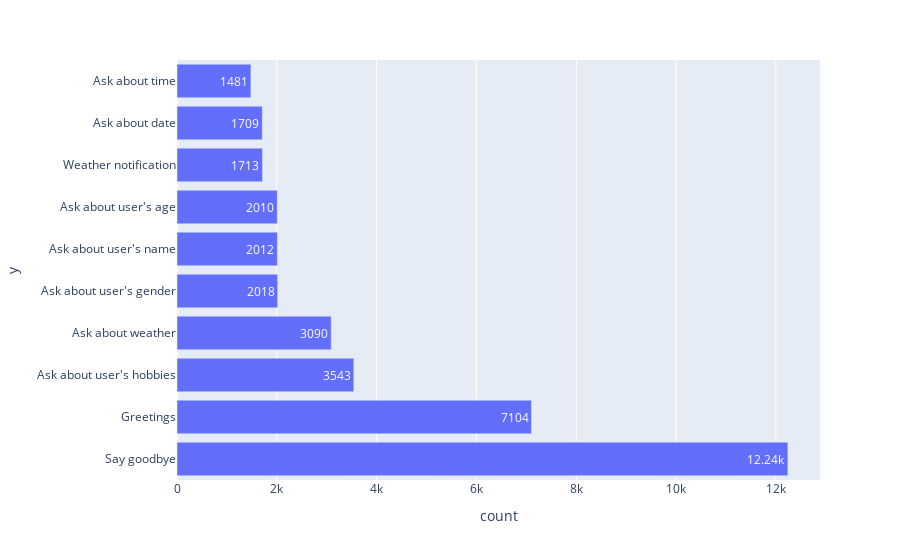

Notebook cell for this chart:
### Code cell
def draw_gender_bar_chart(column, gender='', range=5, horizontal = False):
    """
    column : 출력 원하는 column명
    gender : 성별 (default= '', Female, Male)
    range : 몇 개까지 출력할 것인지 범위
    horizontal : 가로 출력 여부
    """
    if gender != '':
        df = train[train['user_profile_gender'] == f'{gender}']
        df = df[column].value_counts().to_frame()
    else:
        df = train[column].value_counts().to_frame()
    df = df[:range]
    df.columns = ['count']

    lab = df.index.to_list()[:range]

    if horizontal:
        fig = px.bar(df, x='count', y=lab, orientation='h', text_auto=True)
    else:
        fig = px.bar(df, x=lab, y='count', text_auto=True)
    fig.show()
    
draw_gender_bar_chart('goal_topic', '', 10 ,True)

### Figure 1 — Plotly figure (JSON) as saved in the notebook; plotly's stock layout.template omitted (floating-point values rounded to 4 significant figures)
{"data": [{"alignmentgroup": "True", "hovertemplate": "count=%{x}<br>y=%{y}<extra></extra>", "legendgroup": "", "marker": {"color": "#636efa", "pattern": {"shape": ""}}, "name": "", "offsetgroup": "", "orientation": "h", "showlegend": false, "textposition": "auto", "texttemplate": "%{x}", "type": "bar", "x": [12240, 7104, 3543, 3090, 2018, 2012, 2010, 1713, 1709, 1481], "xaxis": "x", "y": ["Say goodbye", "Greetings", "Ask about user's hobbies", "Ask about weather", "Ask about user's gender", "Ask about user's name", "Ask about user's age", "Weather notification", "Ask about date", "Ask about time"], "yaxis": "y"}], "layout": {"barmode": "relative", "legend": {"tracegroupgap": 0}, "margin": {"t": 60}, "xaxis": {"anchor": "y", "domain": [0, 1], "title": {"text": "count"}}, "yaxis": {"anchor": "x", "domain": [0, 1], "title": {"text": "y"}}}}
